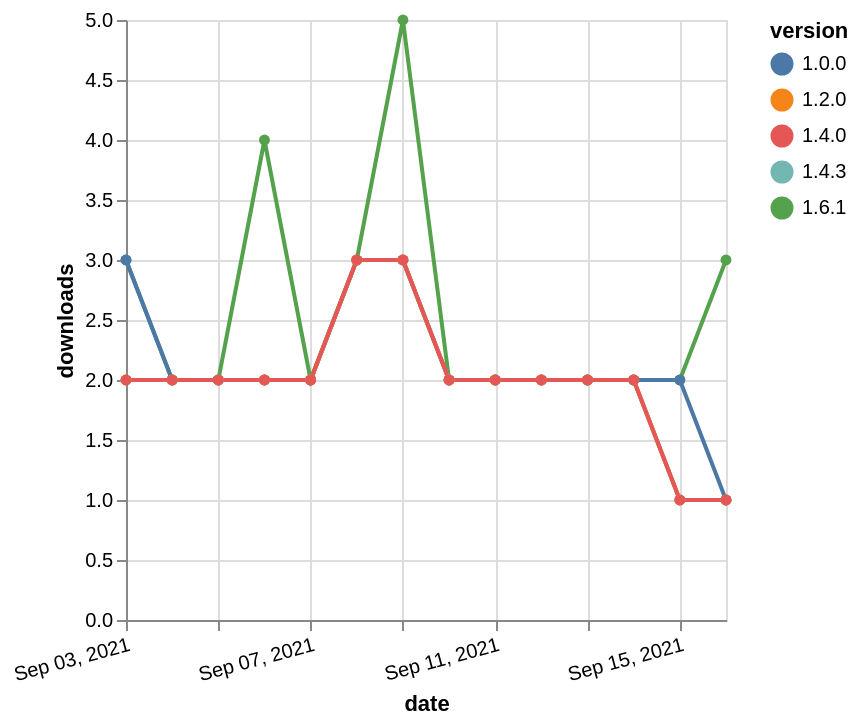

Vega-Lite specification stored for this chart:
### Vega-Lite specification from a JSON file in a GitHub repository (floating-point values rounded to 4 significant figures)
{"$schema": "https://vega.github.io/schema/vega-lite/v5.json", "description": "A simple bar chart with embedded data.", "data": {"values": [{"date": "2021-09-03", "total": 224, "delta": 3, "version": "1.6.1"}, {"date": "2021-09-04", "total": 226, "delta": 2, "version": "1.6.1"}, {"date": "2021-09-05", "total": 228, "delta": 2, "version": "1.6.1"}, {"date": "2021-09-06", "total": 232, "delta": 4, "version": "1.6.1"}, {"date": "2021-09-07", "total": 234, "delta": 2, "version": "1.6.1"}, {"date": "2021-09-08", "total": 237, "delta": 3, "version": "1.6.1"}, {"date": "2021-09-09", "total": 242, "delta": 5, "version": "1.6.1"}, {"date": "2021-09-10", "total": 244, "delta": 2, "version": "1.6.1"}, {"date": "2021-09-11", "total": 246, "delta": 2, "version": "1.6.1"}, {"date": "2021-09-12", "total": 248, "delta": 2, "version": "1.6.1"}, {"date": "2021-09-13", "total": 250, "delta": 2, "version": "1.6.1"}, {"date": "2021-09-14", "total": 252, "delta": 2, "version": "1.6.1"}, {"date": "2021-09-15", "total": 254, "delta": 2, "version": "1.6.1"}, {"date": "2021-09-16", "total": 257, "delta": 3, "version": "1.6.1"}, {"date": "2021-09-03", "total": 1488, "delta": 3, "version": "1.0.0"}, {"date": "2021-09-04", "total": 1490, "delta": 2, "version": "1.0.0"}, {"date": "2021-09-05", "total": 1492, "delta": 2, "version": "1.0.0"}, {"date": "2021-09-06", "total": 1494, "delta": 2, "version": "1.0.0"}, {"date": "2021-09-07", "total": 1496, "delta": 2, "version": "1.0.0"}, {"date": "2021-09-08", "total": 1499, "delta": 3, "version": "1.0.0"}, {"date": "2021-09-09", "total": 1502, "delta": 3, "version": "1.0.0"}, {"date": "2021-09-10", "total": 1504, "delta": 2, "version": "1.0.0"}, {"date": "2021-09-11", "total": 1506, "delta": 2, "version": "1.0.0"}, {"date": "2021-09-12", "total": 1508, "delta": 2, "version": "1.0.0"}, {"date": "2021-09-13", "total": 1510, "delta": 2, "version": "1.0.0"}, {"date": "2021-09-14", "total": 1512, "delta": 2, "version": "1.0.0"}, {"date": "2021-09-15", "total": 1514, "delta": 2, "version": "1.0.0"}, {"date": "2021-09-16", "total": 1515, "delta": 1, "version": "1.0.0"}, {"date": "2021-09-03", "total": 372, "delta": 2, "version": "1.4.3"}, {"date": "2021-09-04", "total": 374, "delta": 2, "version": "1.4.3"}, {"date": "2021-09-05", "total": 376, "delta": 2, "version": "1.4.3"}, {"date": "2021-09-06", "total": 378, "delta": 2, "version": "1.4.3"}, {"date": "2021-09-07", "total": 380, "delta": 2, "version": "1.4.3"}, {"date": "2021-09-08", "total": 383, "delta": 3, "version": "1.4.3"}, {"date": "2021-09-09", "total": 386, "delta": 3, "version": "1.4.3"}, {"date": "2021-09-10", "total": 388, "delta": 2, "version": "1.4.3"}, {"date": "2021-09-11", "total": 390, "delta": 2, "version": "1.4.3"}, {"date": "2021-09-12", "total": 392, "delta": 2, "version": "1.4.3"}, {"date": "2021-09-13", "total": 394, "delta": 2, "version": "1.4.3"}, {"date": "2021-09-14", "total": 396, "delta": 2, "version": "1.4.3"}, {"date": "2021-09-15", "total": 397, "delta": 1, "version": "1.4.3"}, {"date": "2021-09-16", "total": 398, "delta": 1, "version": "1.4.3"}, {"date": "2021-09-03", "total": 1005, "delta": 2, "version": "1.2.0"}, {"date": "2021-09-04", "total": 1007, "delta": 2, "version": "1.2.0"}, {"date": "2021-09-05", "total": 1009, "delta": 2, "version": "1.2.0"}, {"date": "2021-09-06", "total": 1011, "delta": 2, "version": "1.2.0"}, {"date": "2021-09-07", "total": 1013, "delta": 2, "version": "1.2.0"}, {"date": "2021-09-08", "total": 1016, "delta": 3, "version": "1.2.0"}, {"date": "2021-09-09", "total": 1019, "delta": 3, "version": "1.2.0"}, {"date": "2021-09-10", "total": 1021, "delta": 2, "version": "1.2.0"}, {"date": "2021-09-11", "total": 1023, "delta": 2, "version": "1.2.0"}, {"date": "2021-09-12", "total": 1025, "delta": 2, "version": "1.2.0"}, {"date": "2021-09-13", "total": 1027, "delta": 2, "version": "1.2.0"}, {"date": "2021-09-14", "total": 1029, "delta": 2, "version": "1.2.0"}, {"date": "2021-09-15", "total": 1030, "delta": 1, "version": "1.2.0"}, {"date": "2021-09-16", "total": 1031, "delta": 1, "version": "1.2.0"}, {"date": "2021-09-03", "total": 670, "delta": 2, "version": "1.4.0"}, {"date": "2021-09-04", "total": 672, "delta": 2, "version": "1.4.0"}, {"date": "2021-09-05", "total": 674, "delta": 2, "version": "1.4.0"}, {"date": "2021-09-06", "total": 676, "delta": 2, "version": "1.4.0"}, {"date": "2021-09-07", "total": 678, "delta": 2, "version": "1.4.0"}, {"date": "2021-09-08", "total": 681, "delta": 3, "version": "1.4.0"}, {"date": "2021-09-09", "total": 684, "delta": 3, "version": "1.4.0"}, {"date": "2021-09-10", "total": 686, "delta": 2, "version": "1.4.0"}, {"date": "2021-09-11", "total": 688, "delta": 2, "version": "1.4.0"}, {"date": "2021-09-12", "total": 690, "delta": 2, "version": "1.4.0"}, {"date": "2021-09-13", "total": 692, "delta": 2, "version": "1.4.0"}, {"date": "2021-09-14", "total": 694, "delta": 2, "version": "1.4.0"}, {"date": "2021-09-15", "total": 695, "delta": 1, "version": "1.4.0"}, {"date": "2021-09-16", "total": 696, "delta": 1, "version": "1.4.0"}]}, "width": "container", "mark": {"type": "line", "point": {"filled": true}}, "encoding": {"x": {"field": "date", "type": "temporal", "timeUnit": "yearmonthdate", "title": "date", "axis": {"labelAngle": -15}}, "y": {"field": "delta", "type": "quantitative", "title": "downloads"}, "color": {"field": "version", "type": "nominal"}, "tooltip": {"field": "delta"}}}
